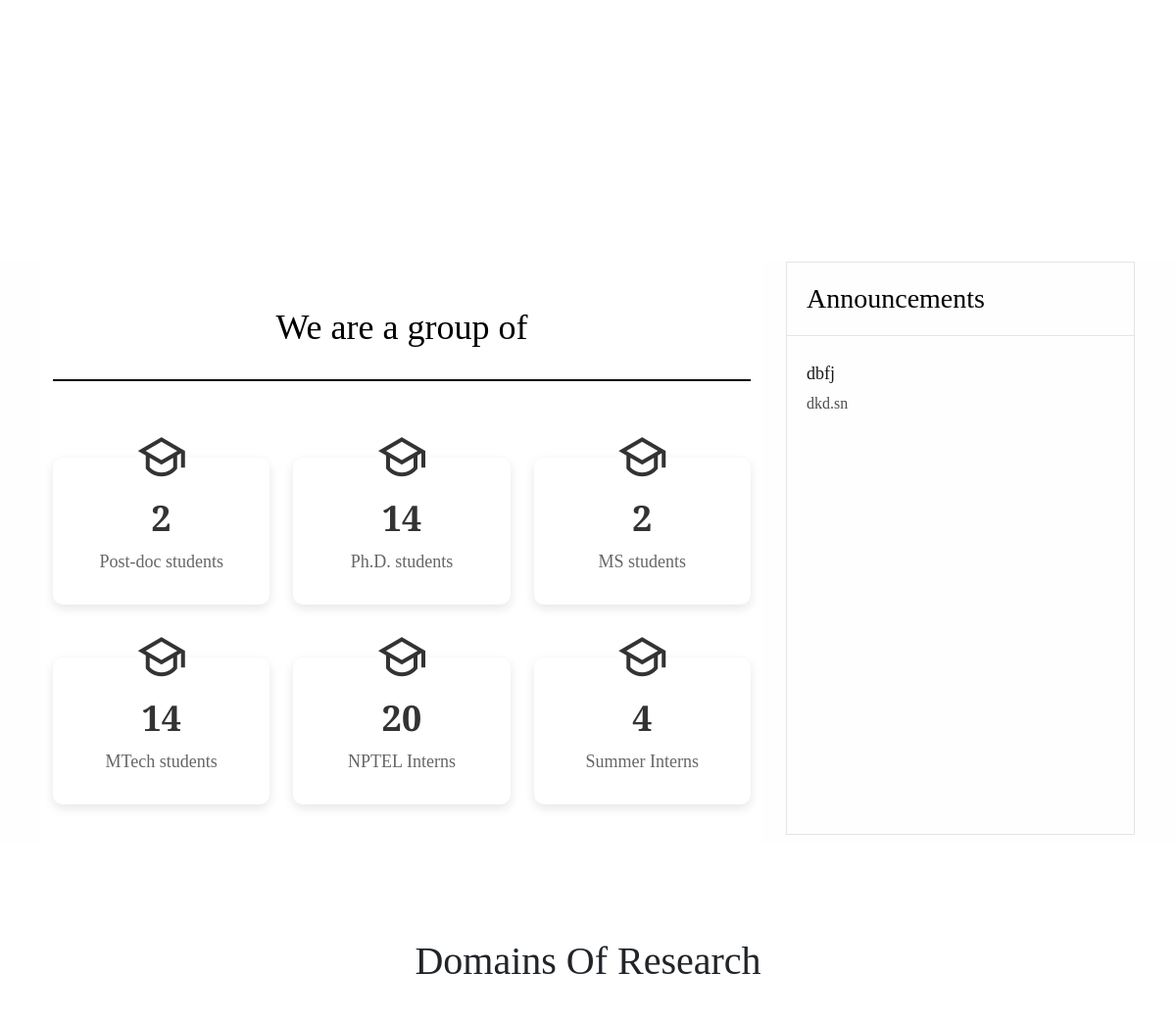
The app's page / (middle part), older data.
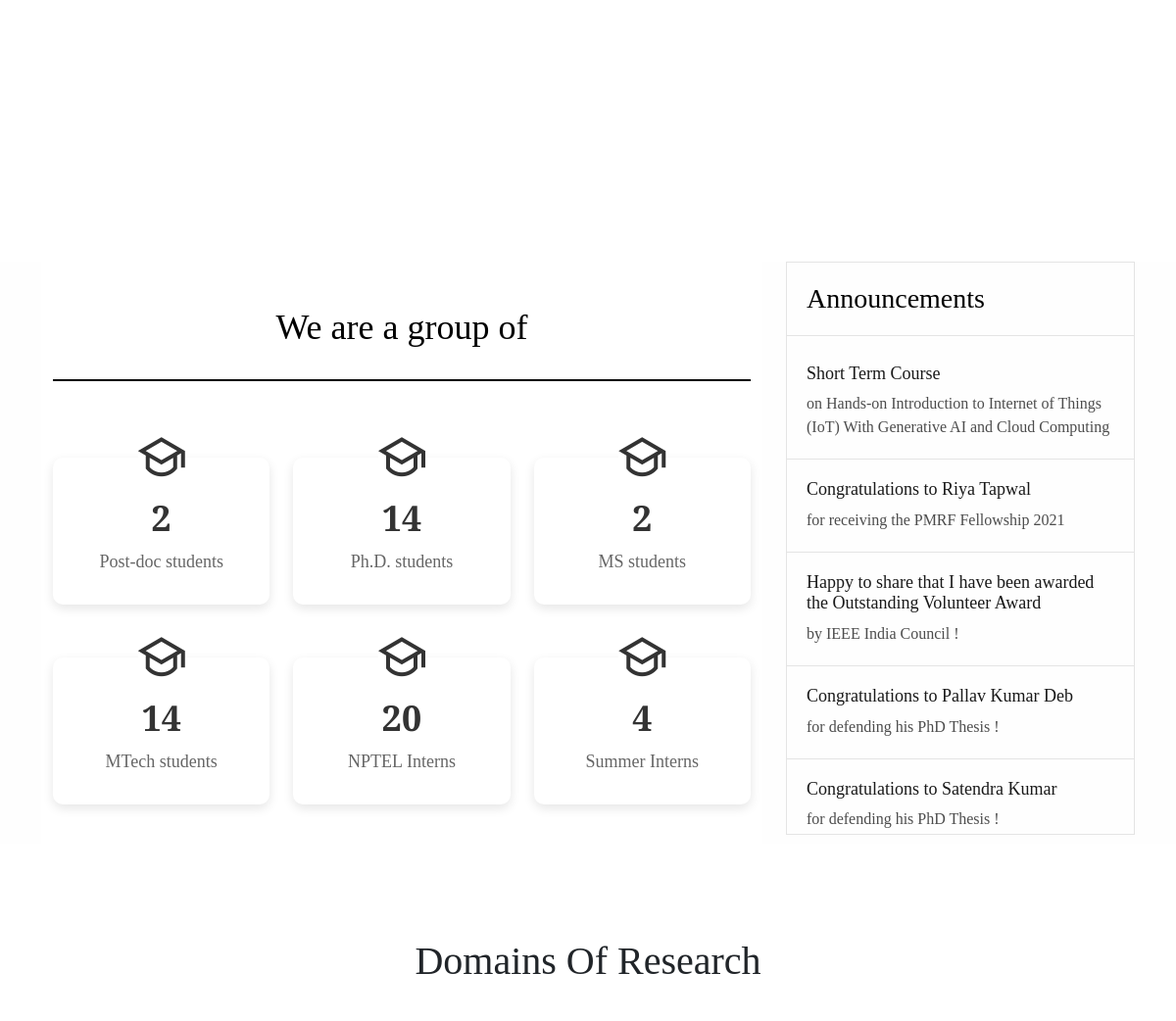
The same page, newer data.
### mainApp/models.py (models this page shows)
class Announcement(models.Model):
    title = models.CharField(max_length=255)
    author = models.CharField(max_length=100)
    created_at = models.DateTimeField(auto_now_add=True)
    link = models.URLField(default='')
    is_new = models.BooleanField(default=False)

### mainApp/views.py (the view)
# urls.py: path('',views.home),
def home(request):
    slides = Slide.objects.all()
    announcements = Announcement.objects.all().order_by('-created_at')[:10]  # Fetch latest 10 announcements
    context = {
        'slides': slides,
        'announcements': announcements,
    }
    return render(request, 'index.html', context)

### mainApp/templates/index.html (shortened to what this page needs)
{% extends "base.html" %}
{% load static %}
{% block body %}
  <section id="hero-slider" class="hero-slider">
    <br><br>
  </section>
         <div id="countsAndAnnounce">
           <div class="container">
             <div class="row">
               <div class="col-lg-8 col-md-12">
         <section id="facts" class="facts">
           <div class="container" data-aos="fade-up">
               <div class="section-header d-flex justify-content-center align-items-center mb-5">
                   <h1 class="text-black">We are a group of</h1>
               </div>
               <div class="row">
                   <div class="col-lg-4 col-md-6">
                       <div class="count-box">
                           <i style="background-color: #ffff;" class="ri-graduation-cap-line"></i>
                           <h3>2</h3>
                           <p>Post-doc students</p>
                       </div>
                   </div>
                   <div class="col-lg-4 col-md-6 mt-4 mt-md-0">
                       <div class="count-box">
                         <i style="background-color: #ffff;" class="ri-graduation-cap-line"></i>
                           <h3>14</h3>
                           <p>Ph.D. students</p>
                       </div>
                   </div>
                   <div class="col-lg-4 col-md-6 mt-4 mt-lg-0">
                       <div class="count-box">
                           <i style="background-color: #ffff;" class="ri-graduation-cap-line"></i>
                           <h3>2</h3>
                           <p>MS students</p>
                       </div>
                   </div>
                   <div class="col-lg-4 col-md-6 mt-4">
                       <div class="count-box">
                           <i style="background-color: #ffff;" class="ri-graduation-cap-line"></i>
                           <h3>14</h3>
                           <p>MTech students</p>
                       </div>
                   </div>
                   <div class="col-lg-4 col-md-6 mt-4">
                       <div class="count-box">
                           <i style="background-color: #ffff;" class="ri-graduation-cap-line"></i>
                           <h3>20</h3>
                           <p>NPTEL Interns</p>
                       </div>
                   </div>
                   <div class="col-lg-4 col-md-6 mt-4">
                       <div class="count-box">
                           <i style="background-color: #ffff;" class="ri-graduation-cap-line"></i>
                           <h3>4</h3>
                           <p>Summer Interns</p>
                       </div>
                   </div>
               </div>
           </div>
       </section>
           </div>
           <div class="col-lg-4 col-md-12">
             <div id="announce" class="trending">
               <h3>Announcements</h3>
           <div class="trending-post-container">
               <ul class="trending-post marquee">
                {% for announcement in announcements %}
                <li class="{% if announcement.is_new %}new-announcement{% endif %}">
                    <a href="{{ announcement.link }}" target="_blank">
                        <span class="number">{{ forloop.counter }}</span>
                        <h3>{{ announcement.title }}</h3>
                        <span class="author">{{ announcement.author }}</span>
                    </a>
                </li>
                {% endfor %}
                 </ul>
               </div>
             </div>
           </div>
         </div>
       </div>
     </div>
   <section id="dor" class="services">
     <div class="container" data-aos="fade-up">
       <div id="section-title">
         <h1>Domains Of Research</h1>
       </div>
     </div>
   </section>
{% endblock body %}

Row changes from the older to the newer data that the page shows:
removed Announcement: title "dbfj", author "dkd.sn"
added Announcement: title "Short Term Course", author "on Hands-on Introduction to Internet of Things (IoT) With Generative AI and Cloud Computing"
added Announcement: title "Congratulations to Riya Tapwal", author "for receiving the PMRF Fellowship 2021"
added Announcement: title "Happy to share that I have been awarded the Outstanding Volunteer Award", author "by IEEE India Council !"
added Announcement: title "Congratulations to Pallav Kumar Deb", author "for defending his PhD Thesis !"
added Announcement: title "Congratulations to Satendra Kumar", author "for defending his PhD Thesis !"
